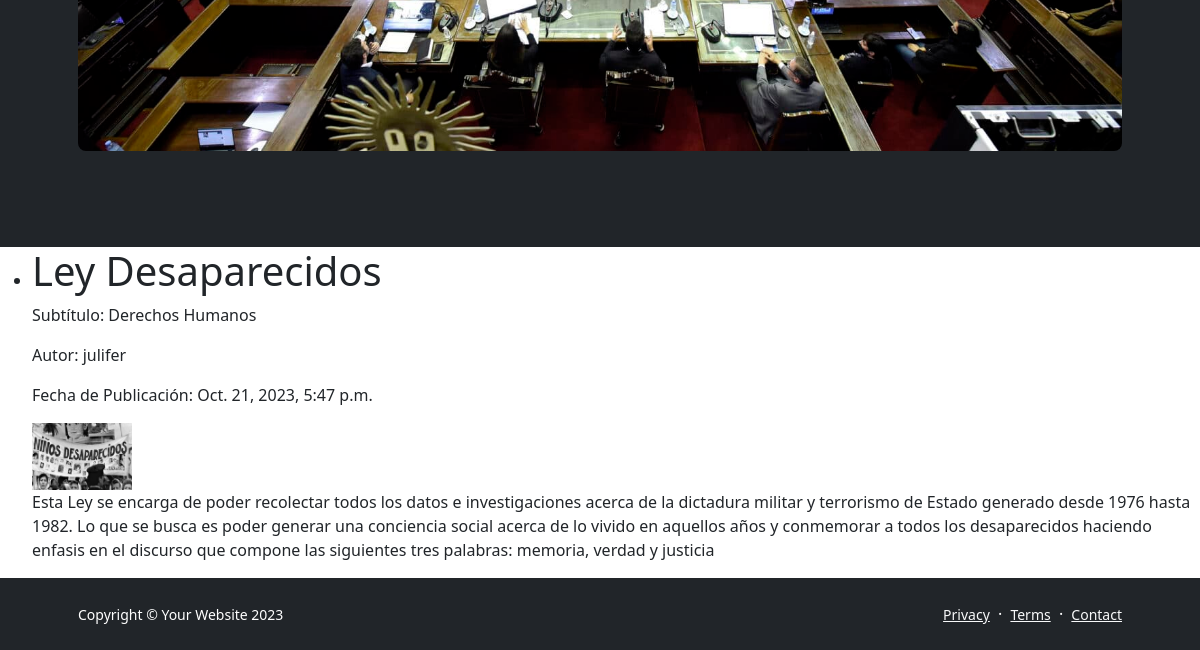
The page /blogs/ (lower part) on the database as committed earlier.
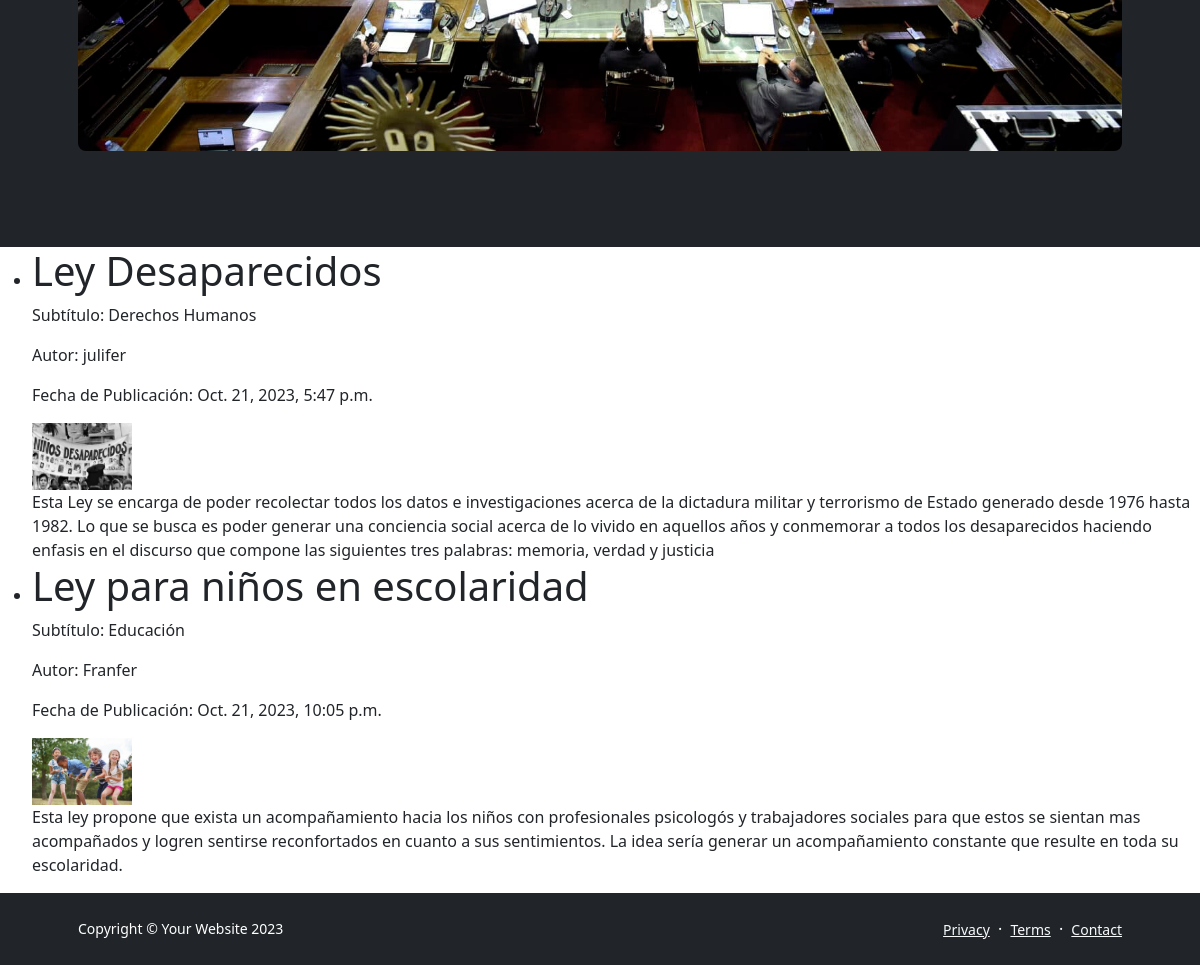
The same page on the database as committed later.
### appcoder/models.py (models this page shows, shortened)
class Blog(models.Model):
    title = models.CharField(max_length=200)
    subtitle = models.CharField(max_length=200)
    body = models.TextField()
    author = models.ForeignKey(User, on_delete=models.CASCADE)
    pub_date = models.DateTimeField('date published', auto_now_add=True)
    image = models.ImageField(upload_to='blog_images/')  # Campo para la imagen, se almacenará en la carpeta 'blog_images/'

### appcoder/views.py (the view)
# urls.py: path('blogs/', views.blog_list, name='blog_list'),
def blog_list(request):
    blogs = Blog.objects.all()
    return render(request, 'AppCoder/blog_list.html', {'blogs': blogs})

### appcoder/templates/AppCoder/blog_list.html (shortened to what this page needs)
{% extends 'AppCoder/base.html' %}
{% block main %}
<ul>
        {% for blog in blogs %}
        <li>
            <h1>{{ blog.title }}</h1>
            <p>Subtítulo: {{ blog.subtitle }}</p>
            <p>Autor: {{ blog.author }}</p>
            <p>Fecha de Publicación: {{ blog.pub_date }}</p>
            <img src="{{ blog.image.url }}" alt="Imagen del Blog" class="imagen-pequena">
            <div>{{ blog.body }}</div>
        </li>
        {% endfor %}
    </ul>
{% endblock %}

### appcoder/templates/AppCoder/base.html (shortened to what this page needs)
<!DOCTYPE html>
<html lang="en">
    <head>
        {% load static %}
        <link href="https://cdn.jsdelivr.net/npm/bootstrap-icons@1.5.0/font/bootstrap-icons.css" rel="stylesheet" />
        <link rel="stylesheet" href="{% static 'AppCoder/css/styles.css'%}">
    </head>
    <body class="d-flex flex-column h-100">
        <main class="flex-shrink-0">
            <header class="bg-dark py-5">
                <div class="container px-5">
                        <div>
                            <img style="display: block; margin: 0 auto;" class="img-fluid rounded-3 my-5" src="{% static 'AppCoder/assets/fotocongreso.jpg' %}" alt="...">
                        </div>
                </div>
            </header>
        {% block main %}
        {% endblock %}
        <footer class="bg-dark py-4 mt-auto">
            <div class="container px-5">
                <div class="row align-items-center justify-content-between flex-column flex-sm-row">
                    <div class="col-auto"><div class="small m-0 text-white">Copyright &copy; Your Website 2023</div></div>
                    <div class="col-auto">
                        <a class="link-light small" href="#!">Privacy</a>
                        <span class="text-white mx-1">&middot;</span>
                        <a class="link-light small" href="#!">Terms</a>
                        <span class="text-white mx-1">&middot;</span>
                        <a class="link-light small" href="#!">Contact</a>
                    </div>
                </div>
            </div>
        </footer>
    </body>
</html>

Rows that differ between the two databases and show on the page:
added Blog: title "Ley para niños en escolaridad", subtitle "Educación", author "Franfer", pub_date "Oct. 21, 2023, 10:05 p.m.", image (picture), body "Esta ley propone que exista un acompañamiento hacia los niños con profesionales psicologós y trabajadores sociales para que estos se sientan mas acompañados y logren sentirse reconfortados en cuanto a sus sentimientos. La idea sería generar un acompañamiento constante que resulte en toda su escolaridad."
